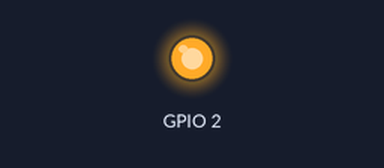
The sketch below on a simulated ESP8266 (NodeMCU). Shown: output pins drawn as LEDs (lit = HIGH). WiFi joins after 1.5 s; servers stay silent unless stated; what the sketch prints to the serial monitor is not drawn.

Above: at 0.1 s.
At 2.1 s:
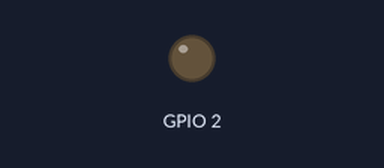
Timing chart, 0 to 3.6 s (numbered marks = the images above):
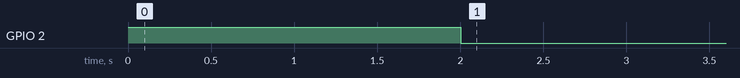

The sketch:

MCU58.ino
```cpp
#include <ESP8266WiFi.h>
char ssid[] = "Rodolfo_Roteador";
char pass[] = "rodolfoinstrutor";
uint8_t statuspin=0;

void setup() {
Serial.begin(9600);
pinMode(2,OUTPUT);
digitalWrite(2,1);

}

void loop() {
  if(WiFi.status() !=WL_CONNECTED)
  {
    Serial.print("\nTENTANDO  CONECTAR");
    WiFi.begin(ssid, pass);

  while (WiFi.status() != WL_CONNECTED)
   {
     delay(1000);
     Serial.print(".");
     digitalWrite(2,statuspin^=1);
    }
  Serial.print("\nCONECTADO A REDE: ");
  Serial.print(ssid);
  Serial.print("\nSeu IP e: ");
  Serial.println(WiFi.localIP());
  digitalWrite(2,0);
  }
  delay(1000);
}
```

Measured:
- by itself, GPIO 2: HIGH → LOW at 2.0 s
